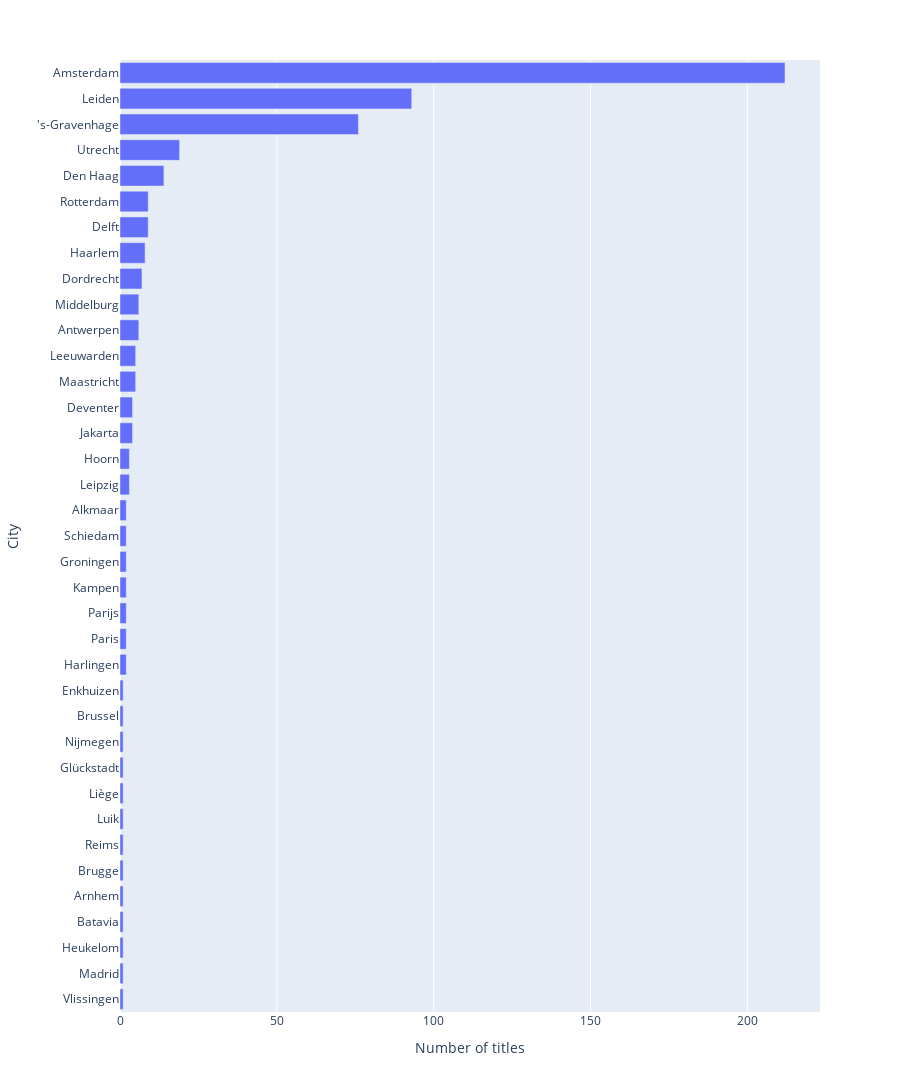

Notebook cell for this chart:
### Markdown cell above
## Cities

### Code cell
cities = count_items('place.value','place.value')   
        
x_axis = []
y_axis = []

max_characters = 30

for city,count in cities.most_common():
    if not(pd.isna(city)):
        if len(city)>max_characters:
            city = city[:max_characters] + ' ...'
        x_axis.append(city)
        y_axis.append(count)
        
x_label = 'City'
y_label = 'Number of titles'
        
df_barchart = pd.DataFrame({x_label:x_axis,y_label:y_axis})


fig = px.bar(df_barchart , 
             y = x_label , 
             x = y_label,
            height = 1500)

fig['layout']['yaxis']['autorange'] = "reversed"
fig.show()

### Figure 1 — Plotly figure (JSON) as saved in the notebook; plotly's stock layout.template omitted (floating-point values rounded to 4 significant figures)
{"data": [{"alignmentgroup": "True", "hovertemplate": "Number of titles=%{x}<br>City=%{y}<extra></extra>", "legendgroup": "", "marker": {"color": "#636efa", "pattern": {"shape": ""}}, "name": "", "offsetgroup": "", "orientation": "h", "showlegend": false, "textposition": "auto", "type": "bar", "x": [212, 93, 76, 19, 14, 9, 9, 8, 7, 6, 6, 5, 5, 4, 4, 3, 3, 2, 2, 2, 2, 2, 2, 2, 1, 1, 1, 1, 1, 1, 1, 1, 1, 1, 1, 1, 1], "xaxis": "x", "y": ["Amsterdam", "Leiden", "'s-Gravenhage", "Utrecht", "Den Haag", "Rotterdam", "Delft", "Haarlem", "Dordrecht", "Middelburg", "Antwerpen", "Leeuwarden", "Maastricht", "Deventer", "Jakarta", "Hoorn", "Leipzig", "Alkmaar", "Schiedam", "Groningen", "Kampen", "Parijs", "Paris", "Harlingen", "Enkhuizen", "Brussel", "Nijmegen", "Glückstadt", "Liège", "Luik", "Reims", "Brugge", "Arnhem", "Batavia", "Heukelom", "Madrid", "Vlissingen"], "yaxis": "y"}], "layout": {"barmode": "relative", "height": 1500, "legend": {"tracegroupgap": 0}, "margin": {"t": 60}, "xaxis": {"anchor": "y", "domain": [0, 1], "title": {"text": "Number of titles"}}, "yaxis": {"anchor": "x", "autorange": "reversed", "domain": [0, 1], "title": {"text": "City"}}}}
